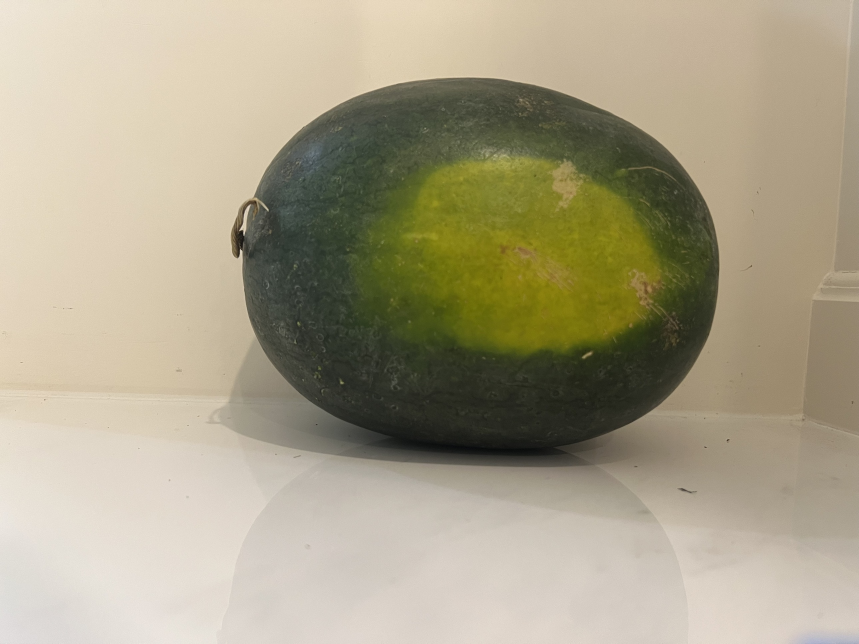
#> input picture prepared/15_v1.jpg, 2576 x 1932 px (shown at 1/3 size); the run also reads 1 picture not shown here
$ jupyter execute --allow-errors watermelon_features.ipynb
#> lines starting #> are read from the running program, lines starting #| are printed output that depends on the picture; after the words box and inside, x2 and y2 are one past the last pixel; in counts of white or black regions, pixels touching at a corner belong together
# Watermelon photo and knock-sound features, step by step
This notebook turns watermelon photos and knock recordings into numbers for your sheet. Each section does **one step** on **one example**, shows what the code found, then the last sections run it on everything and build the table.

**To run it:** put the photos in `photos/` and the knock recordings in `audio/`, both next to this notebook, then run the cells top to bottom (Shift+Enter). The first cell installs the packages. Everything is local — no Colab, no Drive.

* **Steps 1–15 — photos.** Step 2 writes normalised copies into `prepared/`; step 14 builds the per-melon photo table.
* **Steps 16–21 — knock sounds.** Step 20 merges the audio features in.
* **Step 22 — the training file.**

Either half runs without the other: with no `audio/` folder, steps 16–21 report "no audio" and the photo table is still written.

Two files come out, and they are not interchangeable:

| file | what it is |
| --- | --- |
| `watermelon_features.csv` | **for reading.** Everything, including diagnostics, the variety and all three raw Brix readings. Not safe to train on — `Brix sum` is the mean of the other three, so a model handed all four just learns the arithmetic. |
| `watermelon_training.csv` | **for training.** Predicts `brix_mean` from the 9 photo features and the 3 knock features. The target's components, both identifiers (`Name`, `melon_id`), the variety (`type`) and the recording diagnostics are all excluded; column names are cleaned. `watermelon_training_schema.json` beside it lists the features and what was dropped and why. |

Two things to know before you read the photo code:
* An image is a grid of pixels. Every pixel has three numbers. We convert them to **CIELAB** (L\*, a\*, b\*) because it separates *how bright* a pixel is (L\*) from *what colour* it is (a\*: green↔red, b\*: blue↔yellow). That makes "is this pixel yellow?" a simple `b > 38` test.
* All the photo thresholds live in one dictionary `T`, so you can change a number and re-run to see what happens.

## 0. Setup
This notebook runs on your **local Python environment** — no Google Colab and no Google Drive.

The first cell below installs every package the notebook needs, into whichever Python is running this kernel. Run it once; re-running is harmless (pip just reports "already satisfied").

The second cell does the imports and sets the three folders everything else uses:

| name | folder | what it is |
| --- | --- | --- |
| `PHOTO_DIR` | `photos/` | **your** photos. Read-only — the notebook never writes here. |
| `PREP_DIR` | `prepared/` | copies the notebook makes in step 2: rotation fixed, resized to 2576 px wide, renamed per melon. Every later photo step reads from here. |
| `AUDIO_DIR` | `audio/` | **your** knock recordings (steps 16–21). Read-only. |

All three are relative to the folder holding this notebook, so `photos/` means `D:\Watermelon\photos`. Change them if your files live somewhere else.

[cell 1]
import sys, subprocess

# opencv-python 5 needs numpy 2, which breaks scipy; keep both pinned
REQUIREMENTS = [
    'numpy<2',
    'opencv-python<5',
    'pandas',
    'scipy',
    'matplotlib',
    'pillow',
    'pillow-heif',
    'librosa',
    'av',
]

print('installing into:', sys.executable)
subprocess.check_call([sys.executable, '-m', 'pip', 'install', '-q',
                       '--no-warn-script-location', *REQUIREMENTS])
#> (this line was passed over: subprocess is not available in this run)
print('\ndone - if anything was newly installed, restart the kernel, then carry on below.')

[cell 2]
import os, io, glob, math, sys
from pathlib import Path
from collections import Counter
import numpy as np, pandas as pd, cv2
import matplotlib.pyplot as plt
from PIL import Image, ImageOps
import pillow_heif; pillow_heif.register_heif_opener()
#> (this line was passed over: pillow_heif is not available in this run)

PHOTO_DIR = Path('photos')
PREP_DIR  = Path('prepared')
AUDIO_DIR = Path('audio')
PREP_DIR.mkdir(exist_ok=True)

def imread(path):
    """cv2.imread that also copes with Windows paths containing non-ASCII characters."""
    buf = np.fromfile(str(path), dtype=np.uint8)
    im = cv2.imdecode(buf, cv2.IMREAD_COLOR)
    if im is None:
        raise FileNotFoundError(f'could not decode image: {path}')
    return im

plt.rcParams['figure.dpi'] = 90
def show(img, title='', cmap=None, size=6):
    plt.figure(figsize=(size, size*img.shape[0]/img.shape[1])); plt.title(title); plt.axis('off')
    plt.imshow(img if img.ndim == 2 else cv2.cvtColor(img, cv2.COLOR_BGR2RGB), cmap=cmap); plt.show()

print('python     :', sys.version.split()[0])
print('numpy      :', np.__version__)
print('pandas     :', pd.__version__)
print('opencv     :', cv2.__version__)
print('working dir:', Path.cwd())

## 1. Find the photos
Put the photos in the `photos/` folder next to this notebook (subfolders are fine — the next cell searches recursively). Both `.HEIC` straight off the phone and `.jpg` work.

The cell below just reports what it found. If the count is 0, check that `PHOTO_DIR` in step 0 points at the right place.

[cell 3]
from collections import Counter

IMG_EXT = ['.jpg', '.jpeg', '.png', '.heic', '.heif']

assert PHOTO_DIR.is_dir(), (
    f'{PHOTO_DIR.resolve()} does not exist.\n'
    f'Create that folder and put the photos in it, or change PHOTO_DIR in step 0.')

source_files = sorted(p for p in PHOTO_DIR.rglob('*')
                      if p.is_file() and p.suffix.lower() in IMG_EXT)

by_stem = {}
for p in sorted(source_files, key=lambda q: IMG_EXT.index(q.suffix.lower())):
    by_stem.setdefault(p.stem.upper(), p)

print('photo folder:', PHOTO_DIR.resolve())
print('image files :', len(source_files), '  unique names:', len(by_stem))
print('extensions  :', dict(Counter(p.suffix.lower() for p in source_files)))
print('first few   :', [p.name for p in source_files[:5]])
assert source_files, f'No images found under {PHOTO_DIR.resolve()} - see the text above'

## 2. Name each photo by melon
The phone names photos `IMG_xxxx`. Each melon has 1 ID photo (shows the sticker number) followed by 6 side photos. I matched every `IMG_` file to a melon by reading the sticker numbers, and the result is the table below: `01_v1.jpg` = melon 1, view 1; `01_id.jpg` = melon 1's ID photo. `IMG_9591` (the group photo) is not in the table, so it is ignored.

The conversion writes into `prepared/` and leaves `photos/` untouched. As well as renaming, it fixes **rotation** (phones store it in EXIF metadata) and **resizes to 2576 px wide**, the size every threshold in this notebook was tuned on.

Two conveniences:
* Already converted? Files that exist in `prepared/` are skipped, so re-running costs nothing.
* Already renamed your own files `01_v1.jpg`-style in `photos/`? Those are picked up too — the lookup falls back to the melon name when the `IMG_xxxx` name is missing.

Anything it cannot find is listed at the end rather than raising, so a partial set still works.

[cell 4]
MAP_CSV = """drive_name,melon_file
IMG_9760.jpg,01_id.jpg
IMG_9753.jpg,02_id.jpg
IMG_9746.jpg,03_id.jpg
IMG_9739.jpg,04_id.jpg
IMG_9731.jpg,05_id.jpg
IMG_9725.jpg,06_id.jpg
IMG_9718.jpg,07_id.jpg
IMG_9710.jpg,08_id.jpg
IMG_9703.jpg,09_id.jpg
IMG_9696.jpg,10_id.jpg
IMG_9689.jpg,11_id.jpg
IMG_9682.jpg,12_id.jpg
IMG_9675.jpg,13_id.jpg
IMG_9668.jpg,14_id.jpg
IMG_9661.jpg,15_id.jpg
IMG_9654.jpg,16_id.jpg
IMG_9647.jpg,17_id.jpg
IMG_9639.jpg,18_id.jpg
IMG_9626.jpg,20_id.jpg
IMG_9619.jpg,21_id.jpg
IMG_9612.jpg,22_id.jpg
IMG_9605.jpg,23_id.jpg
IMG_9597.jpg,24_id.jpg
IMG_9767.jpg,25_id.jpg
IMG_9761.jpg,01_v1.jpg
IMG_9762.jpg,01_v2.jpg
IMG_9763.jpg,01_v3.jpg
IMG_9764.jpg,01_v4.jpg
IMG_9765.jpg,01_v5.jpg
IMG_9766.jpg,01_v6.jpg
IMG_9754.jpg,02_v1.jpg
IMG_9755.jpg,02_v2.jpg
IMG_9756.jpg,02_v3.jpg
IMG_9757.jpg,02_v4.jpg
IMG_9758.jpg,02_v5.jpg
IMG_9759.jpg,02_v6.jpg
IMG_9747.jpg,03_v1.jpg
IMG_9748.jpg,03_v2.jpg
IMG_9749.jpg,03_v3.jpg
IMG_9750.jpg,03_v4.jpg
IMG_9751.jpg,03_v5.jpg
IMG_9752.jpg,03_v6.jpg
IMG_9740.jpg,04_v1.jpg
IMG_9741.jpg,04_v2.jpg
IMG_9742.jpg,04_v3.jpg
IMG_9743.jpg,04_v4.jpg
IMG_9744.jpg,04_v5.jpg
IMG_9745.jpg,04_v6.jpg
IMG_9732.jpg,05_v1.jpg
IMG_9733.jpg,05_v2.jpg
IMG_9735.jpg,05_v3.jpg
IMG_9736.jpg,05_v4.jpg
IMG_9737.jpg,05_v5.jpg
IMG_9738.jpg,05_v6.jpg
IMG_9726.jpg,06_v1.jpg
IMG_9727.jpg,06_v2.jpg
IMG_9728.jpg,06_v3.jpg
IMG_9729.jpg,06_v4.jpg
IMG_9730.jpg,06_v5.jpg
IMG_9719.jpg,07_v1.jpg
IMG_9720.jpg,07_v2.jpg
IMG_9721.jpg,07_v3.jpg
IMG_9722.jpg,07_v4.jpg
IMG_9723.jpg,07_v5.jpg
IMG_9724.jpg,07_v6.jpg
IMG_9711.jpg,08_v1.jpg
IMG_9712.jpg,08_v2.jpg
IMG_9713.jpg,08_v3.jpg
IMG_9714.jpg,08_v4.jpg
IMG_9715.jpg,08_v5.jpg
IMG_9716.jpg,08_v6.jpg
IMG_9704.jpg,09_v1.jpg
IMG_9705.jpg,09_v2.jpg
IMG_9706.jpg,09_v3.jpg
IMG_9707.jpg,09_v4.jpg
IMG_9708.jpg,09_v5.jpg
IMG_9709.jpg,09_v6.jpg
IMG_9697.jpg,10_v1.jpg
IMG_9698.jpg,10_v2.jpg
IMG_9699.jpg,10_v3.jpg
IMG_9700.jpg,10_v4.jpg
IMG_9701.jpg,10_v5.jpg
IMG_9702.jpg,10_v6.jpg
IMG_9690.jpg,11_v1.jpg
IMG_9691.jpg,11_v2.jpg
IMG_9692.jpg,11_v3.jpg
IMG_9693.jpg,11_v4.jpg
IMG_9694.jpg,11_v5.jpg
IMG_9695.jpg,11_v6.jpg
IMG_9683.jpg,12_v1.jpg
IMG_9684.jpg,12_v2.jpg
IMG_9685.jpg,12_v3.jpg
IMG_9686.jpg,12_v4.jpg
IMG_9687.jpg,12_v5.jpg
IMG_9688.jpg,12_v6.jpg
IMG_9676.jpg,13_v1.jpg
IMG_9677.jpg,13_v2.jpg
IMG_9678.jpg,13_v3.jpg
IMG_9679.jpg,13_v4.jpg
IMG_9680.jpg,13_v5.jpg
IMG_9681.jpg,13_v6.jpg
IMG_9669.jpg,14_v1.jpg
IMG_9670.jpg,14_v2.jpg
IMG_9671.jpg,14_v3.jpg
IMG_9672.jpg,14_v4.jpg
IMG_9673.jpg,14_v5.jpg
IMG_9674.jpg,14_v6.jpg
IMG_9662.jpg,15_v1.jpg
IMG_9663.jpg,15_v2.jpg
IMG_9664.jpg,15_v3.jpg
IMG_9665.jpg,15_v4.jpg
IMG_9666.jpg,15_v5.jpg
IMG_9667.jpg,15_v6.jpg
IMG_9655.jpg,16_v1.jpg
IMG_9656.jpg,16_v2.jpg
IMG_9657.jpg,16_v3.jpg
IMG_9658.jpg,16_v4.jpg
IMG_9659.jpg,16_v5.jpg
IMG_9660.jpg,16_v6.jpg
IMG_9648.jpg,17_v1.jpg
IMG_9649.jpg,17_v2.jpg
IMG_9650.jpg,17_v3.jpg
IMG_9651.jpg,17_v4.jpg
IMG_9652.jpg,17_v5.jpg
IMG_9653.jpg,17_v6.jpg
IMG_9640.jpg,18_v1.jpg
IMG_9641.jpg,18_v2.jpg
IMG_9643.jpg,18_v3.jpg
IMG_9644.jpg,18_v4.jpg
IMG_9645.jpg,18_v5.jpg
IMG_9646.jpg,18_v6.jpg
IMG_9633.jpg,19_v1.jpg
IMG_9634.jpg,19_v2.jpg
IMG_9635.jpg,19_v3.jpg
IMG_9636.jpg,19_v4.jpg
IMG_9637.jpg,19_v5.jpg
IMG_9638.jpg,19_v6.jpg
IMG_9627.jpg,20_v1.jpg
IMG_9628.jpg,20_v2.jpg
IMG_9629.jpg,20_v3.jpg
IMG_9630.jpg,20_v4.jpg
IMG_9631.jpg,20_v5.jpg
IMG_9632.jpg,20_v6.jpg
IMG_9620.jpg,21_v1.jpg
IMG_9621.jpg,21_v2.jpg
IMG_9622.jpg,21_v3.jpg
IMG_9623.jpg,21_v4.jpg
IMG_9624.jpg,21_v5.jpg
IMG_9625.jpg,21_v6.jpg
IMG_9613.jpg,22_v1.jpg
IMG_9614.jpg,22_v2.jpg
IMG_9615.jpg,22_v3.jpg
IMG_9616.jpg,22_v4.jpg
IMG_9617.jpg,22_v5.jpg
IMG_9618.jpg,22_v6.jpg
IMG_9606.jpg,23_v1.jpg
IMG_9607.jpg,23_v2.jpg
IMG_9608.jpg,23_v3.jpg
IMG_9609.jpg,23_v4.jpg
IMG_9610.jpg,23_v5.jpg
IMG_9611.jpg,23_v6.jpg
IMG_9598.jpg,24_v1.jpg
IMG_9599.jpg,24_v2.jpg
IMG_9600.jpg,24_v3.jpg
IMG_9601.jpg,24_v4.jpg
IMG_9602.jpg,24_v5.jpg
IMG_9604.jpg,24_v6.jpg
IMG_9768.jpg,25_v1.jpg
IMG_9769.jpg,25_v2.jpg
IMG_9770.jpg,25_v3.jpg
IMG_9771.jpg,25_v4.jpg
IMG_9772.jpg,25_v5.jpg
IMG_9773.jpg,25_v6.jpg"""
mp = pd.read_csv(io.StringIO(MAP_CSV))
TARGET_WIDTH = 2576

# [7 lines left out: function prepare, not called in this run]

made, skipped, missing = 0, 0, []
for r in mp.itertuples(index=False):
    out = PREP_DIR / r.melon_file
    if out.exists():
        skipped += 1
        continue
    src = by_stem.get(Path(r.drive_name).stem.upper()) or by_stem.get(Path(r.melon_file).stem.upper())
    if src is None:
        missing.append(r.melon_file)
        continue
    prepare(src, out)
    made += 1

ready = sorted(PREP_DIR.glob('*.jpg'))
views = [p for p in ready if '_v' in p.stem]
print(f'converted {made}, already present {skipped}')
print(f'{len(ready)} files in {PREP_DIR.resolve()}  ({len(views)} views, {len(ready) - len(views)} id shots)')
if missing:
    shown = ', '.join(missing[:12])
    more = f'  ... and {len(missing) - 12} more' if len(missing) > 12 else ''
    print(f'\nno source found for {len(missing)} of {len(mp)} entries - those are skipped:')
    print('  ' + shown + more)

## 3. Look at one photo, and convert to L\*a\*b\*
`imread` (defined in step 0, a thin wrapper around `cv2.imdecode` so Windows paths with non-ASCII characters work) gives the picture as an array `[row, column, (B,G,R)]`. We work on a **half-size copy** (faster; the bee-sting step later uses the full-size one). Then we convert to Lab.

OpenCV stores 8-bit Lab as 0-255 for every channel, so `lab_channels` rescales to the usual ranges: L\* 0-100, and a\*, b\* centred on 0.

[cell 5]
def read(path, scale=0.5):
    im = imread(path)
    return im, cv2.resize(im, None, fx=scale, fy=scale, interpolation=cv2.INTER_AREA)

def lab_channels(im):
    lab = cv2.cvtColor(im, cv2.COLOR_BGR2LAB).astype(np.float32)
    return lab[..., 0] * 100 / 255, lab[..., 1] - 128, lab[..., 2] - 128

full, im = read(PREP_DIR / '15_v1.jpg')
#> in imread, im is the input picture: shape (1932, 2576, 3); mean B, G, R 137, 161.7, 169.7
#> im: shape (966, 1288, 3)
L, a, b = lab_channels(im)
#> in lab_channels, `lab = cv2.cvtColor(im, cv2.COLOR_BGR2LAB).astype(np.float32)`:
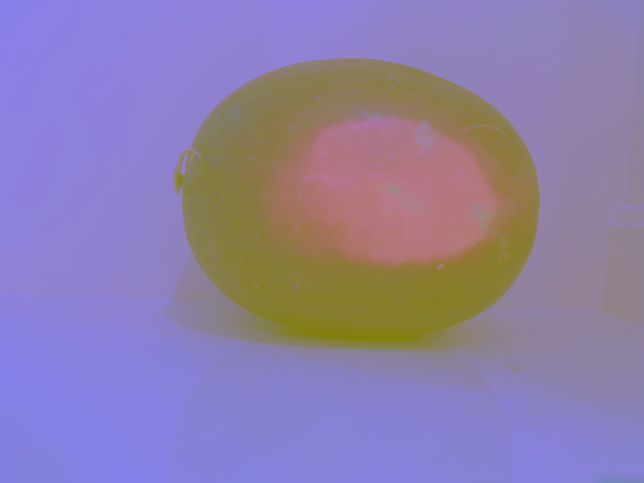
#> lab: shape (966, 1288, 3) float32 (shown at 1/2 size); mean of channels 0, 1, 2 167.9, 126.5, 141; drawn as B, G, R
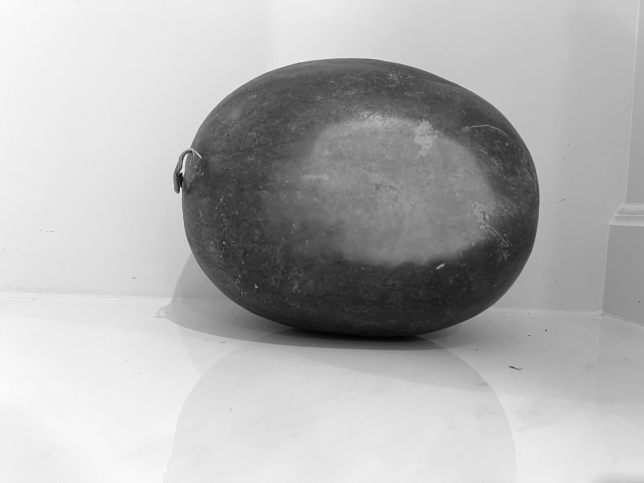
#> L: shape (966, 1288) float32 (shown at 1/2 size); min 2.35, max 93.33, mean 65.9; drawn with min black and max white
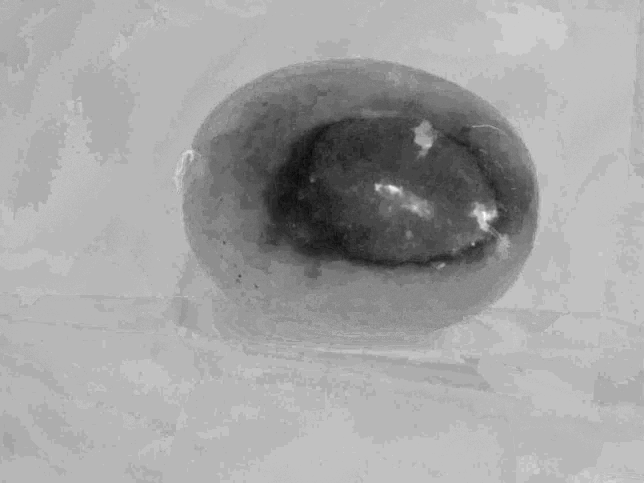
#> a: shape (966, 1288) float32 (shown at 1/2 size); min -17, max 8, mean -0.98; drawn with min black and max white
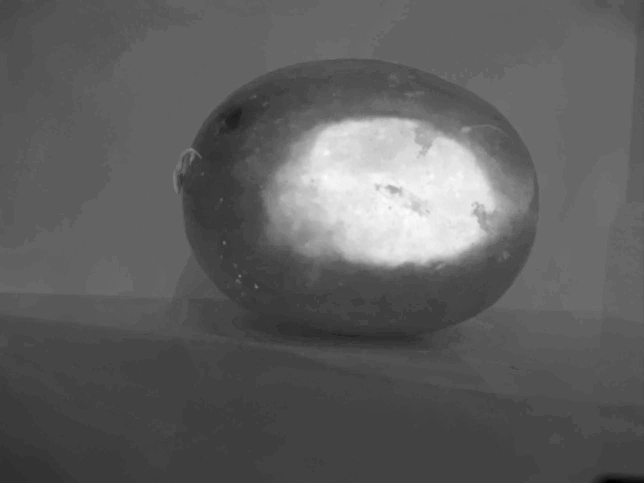
#> b: shape (966, 1288) float32 (shown at 1/2 size); min -12, max 57, mean 13.8; drawn with min black and max white
print('full size', full.shape, ' half size', im.shape)
#| full size (1932, 2576, 3)  half size (966, 1288, 3)
show(im, 'melon 15, view 1')
fig, ax = plt.subplots(1, 3, figsize=(15, 4))
for x, name, cmap in [(L, 'L* (brightness)', 'gray'), (a, 'a* (green <-> red)', 'RdYlGn_r'), (b, 'b* (blue <-> yellow)', 'YlOrBr')]:
    h = ax[['L','a','b'].index(name[0])].imshow(x, cmap=cmap); ax[['L','a','b'].index(name[0])].set_title(name); plt.colorbar(h, ax=ax[['L','a','b'].index(name[0])])
#> this loop made 3 passes
#> (name, cmap) on passes 1 to 3: ('L* (brightness)', 'gray'), ('a* (green <-> red)', 'RdYlGn_r'), ('b* (blue <-> yellow)', 'YlOrBr')
plt.show()
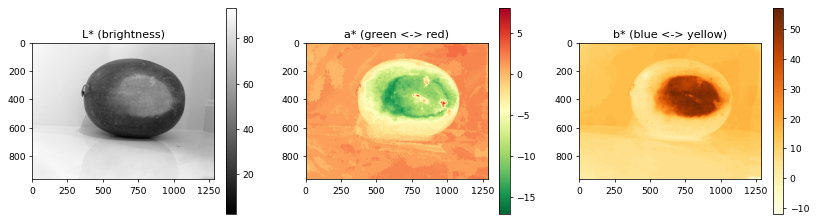
#> figure drawn by matplotlib, 6 panels

Look at the **b\*** panel: the yellow field spot lights up, which is why a simple threshold on b\* will find it.

## 4. Thresholds
Every number the detector uses. Change one and re-run the steps below to see how it behaves.

[cell 6]
T = dict(
    web_a_min=-2.5, web_b_min=8,     # webbing: a* above, b* above (tan/brown)
    mask_a=-2.5,                     # melon skin: a* below (green) ...
    mask_dark=26,                    # ... or L* below (shaded side)
    spot_b=38,                       # field spot: b* above (yellow) ...
    spot_L=42,                       # ... and L* above (light)
    spot_min_frac=0.004,             # spot must cover 0.4% of the rind
    pale_chroma=22,                  # webbing/gloss candidates: low chroma ...
    pale_hue=108,                    # ... and less green than the rind
    gloss_L=46,                      # gloss: the brightest of those
    stripe_light_b=17,               # light stripe: b* above
    stripe_min_px=6,                 # ignore shorter runs
    bee_blackhat=22,                 # bee sting: this much darker than around it ...
    bee_L=26, bee_a=-4.5, bee_b=10,  # ... and brown/black, not dark green
    bee_area=(6, 500),               # size in full-resolution pixels
    side_min_ratio=1.07,             # axis ratio below this = end-on view
)

## 5. Find the melon (segmentation)
Goal: a mask that is 1 on the melon and 0 on the floor and wall.
1. Keep pixels that are green (`a < -2.5`) and not too bright, **or** very dark (the shaded side of dark melons).
2. `MORPH_OPEN` removes small specks. `connectedComponentsWithStats` finds separate blobs and we keep the biggest one.
3. `MORPH_CLOSE` fills holes (spots, stickers that were not green).
4. A melon has no dents, so the **convex hull** (a rubber band around the shape) gives a clean outline.

[cell 7]
def segment(L, a, b):
    m = (((a < T['mask_a']) & (L < 75)) | (L < T['mask_dark'])).astype(np.uint8)
    m = cv2.morphologyEx(m, cv2.MORPH_OPEN, np.ones((9, 9), np.uint8))
    n, lbl, st, _ = cv2.connectedComponentsWithStats(m)
    k = 1 + np.argmax(st[1:, cv2.CC_STAT_AREA]); m = (lbl == k).astype(np.uint8)
    m = cv2.morphologyEx(m, cv2.MORPH_CLOSE, np.ones((25, 25), np.uint8))
    cnts, _ = cv2.findContours(m, cv2.RETR_EXTERNAL, cv2.CHAIN_APPROX_NONE)
    hull = cv2.convexHull(max(cnts, key=cv2.contourArea))
    out = np.zeros_like(m); cv2.drawContours(out, [hull], -1, 1, -1)
    return out, hull

mask, hull = segment(L, a, b)
#> in segment, `m = (((a < T['mask_a']) & (L < 75)) | (L < T['mask_dark'])).astype(np...`:
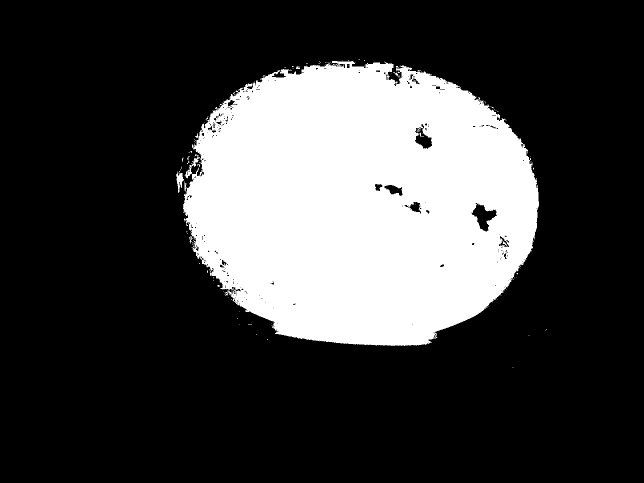
#> m: shape (966, 1288) (shown at 1/2 size); values 0 (black) and 1 (white), 25.2% white; 127 white regions (119 under 20 px), largest, box (x1, y1, x2, y2) and area: (366, 122, 1078, 692) 311905, (352, 343, 368, 386) 324, (369, 308, 400, 357) 306
#> in segment, `m = cv2.morphologyEx(m, cv2.MORPH_OPEN, np.ones((9, 9), np.uint8))`:
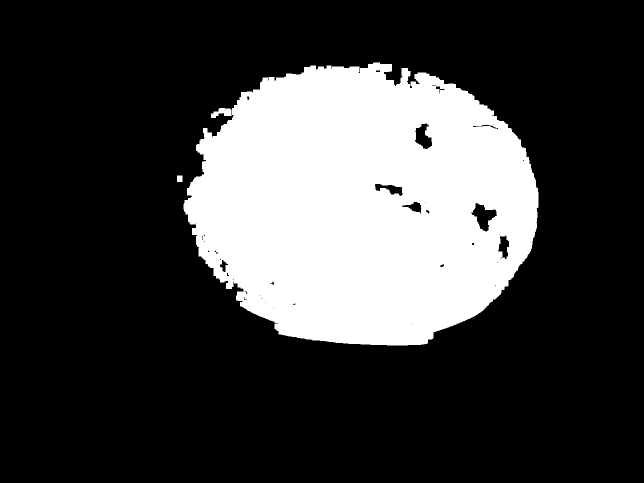
#> m: shape (966, 1288) (shown at 1/2 size); values 0 (black) and 1 (white), 24.5% white; 3 white regions, box (x1, y1, x2, y2) and area: (367, 125, 1077, 691) 304269, (422, 216, 463, 236) 494, (354, 351, 365, 364) 143
#> in segment, `n, lbl, st, _ = cv2.connectedComponentsWithStats(m)`: n = 4; st = [[0, 0, 1288, 966, 939302], [367, 125, 710, 566, 304269], [422, 216, 41, 20, 494], [354, 351, 11, 13, 143]]
#> (the rest of the program and of its run is left out)
